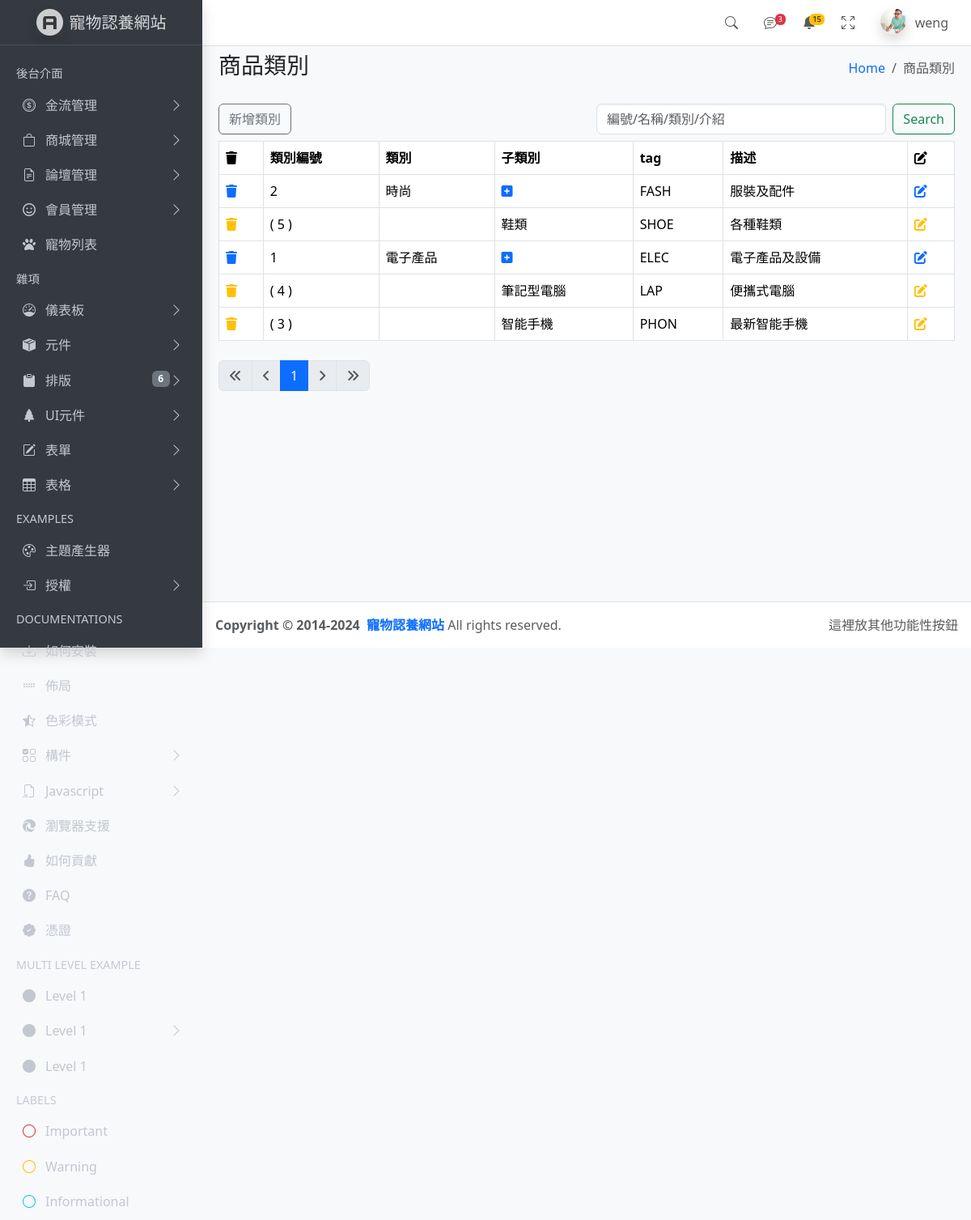
/dist/pages/shop/category.php (signed in), run on the app's committed database.
### tables this page shows
CREATE TABLE `categories` (
  `category_id` int NOT NULL,
  `category_name` varchar(255) NOT NULL,
  `category_tag` varchar(20) NOT NULL,
  `category_description` text,
  `parent_id` int DEFAULT NULL,
  `created_at` datetime NOT NULL DEFAULT CURRENT_TIMESTAMP,
  `updated_at` datetime NOT NULL DEFAULT CURRENT_TIMESTAMP ON UPDATE CURRENT_TIMESTAMP
);

### dist/pages/shop/category.php (the view, shortened to what this page needs)
<?php
require __DIR__ . '/../parts/init.php';
$perPage = 5;
$page = isset($_GET['page']) ? intval($_GET['page']) : 1;
$where = ' WHERE parent_id IS NULL ';
$t_sql = "SELECT COUNT(1)
          FROM
            Categories
          $where";
$totalRows = $pdo->query($t_sql)->fetch(PDO::FETCH_NUM)[0];
$totalPages = ceil($totalRows / $perPage);
$rows = [];
if ($totalRows > 0) {
  $sql = sprintf("SELECT  * FROM Categories
    %s ORDER BY	category_id  DESC LIMIT %d, %d",
    $where,
    ($page - 1) * $perPage,
    $perPage
  );
  $rows = $pdo->query($sql)->fetchAll();
  $sql_child = "SELECT  * FROM Categories
    WHERE parent_id IS NOT NULL ORDER BY	category_id  DESC "
  ;
  $rows_child = $pdo->query($sql_child)->fetchAll();
}
?>
<!DOCTYPE html>
<html lang="en">
<head>
    <link href="https://cdn.jsdelivr.net/npm/bootstrap@5.3.3/dist/css/bootstrap.min.css" rel="stylesheet" />
</head>
<?php include ROOT_PATH . 'dist/pages/parts/head.php' ?>
<body class="layout-fixed sidebar-expand-lg bg-body-tertiary">
    <div class="app-wrapper">
        <?php include ROOT_PATH . 'dist/pages/parts/navbar.php' ?>
        <?php include ROOT_PATH . 'dist/pages/parts/sidebar.php' ?>
        <main class="app-main pt-5">
            <div class="app-content-header">
                <div class="container-fluid">
                    <div class="row">
                        <div class="col-sm-6">
                            <h3 class="mb-0">商品類別</h3>
                        </div>
                        <div class="col-sm-6">
                            <ol class="breadcrumb float-sm-end">
                                <li class="breadcrumb-item"><a href="#">Home</a></li>
                                <li class="breadcrumb-item active" aria-current="page">商品類別</li>
                            </ol>
                        </div>
                    </div>
                </div>
            </div>
            <div class="app-content">
<div class="container">
  <div class="row mt-2 mb-2">
    <div class="col-6">
      <a href="./add-category.php" class="btn btn-outline-secondary" >新增類別</a>
    </div>
    <div class="col-6">
      <form class="d-flex" role="search">
        <input class="form-control me-2" name="keyword"
          value="<?= empty($_GET['keyword']) ? '' : htmlentities($_GET['keyword']) ?>" type="search"
          placeholder="編號/名稱/類別/介紹" aria-label="Search">
        <button class="btn btn-outline-success" type="submit">Search</button>
      </form>
    </div>
  </div>
  <div class="row">
    <div class="col">
      <table class="table table-bordered ">
        <thead>
          <tr class="list-title">
            <th><i class="fa-solid fa-trash"></i></th>
            <th>類別編號</th>
            <th>類別</th>
            <th>子類別</th>
            <th>tag</th>
            <th>描述</th>
            <th><i class="fa-solid fa-pen-to-square"></i></th>
          </tr>
        </thead>
        <tbody>
          <?php foreach ($rows as $r): ?>
            <tr class="list-product">
              <td>
                <a href="javascript:" onclick="deleteCategory(event)">
                  <i class="fa-solid fa-trash"></i>
                </a>
              </td>
              <td><?= $r['category_id'] ?></td>
              <td><?= htmlentities($r['category_name']) ?></td>
              <td><a href="add-childCategory.php?parent_id=<?= $r['category_id'] ?>"><i class="fa-solid fa-square-plus"></i></a></td>
              <td><?= htmlentities($r['category_tag']) ?></td>
              <td><?= htmlentities($r['category_description']) ?></td>
              <td>
                <a href="edit-category.php?category_id=<?= $r['category_id'] ?>">
                  <i class="fa-solid fa-pen-to-square"></i>
                </a>
              </td>
            <?php foreach ($rows_child as $r_child):
              if ($r_child['parent_id'] === $r['category_id']): ?>
                <tr class="list-child">
                  <td>
                    <a href="javascript:" onclick="deleteCategory(event)">
                      <i class="fa-solid fa-trash text-warning"></i>
                    </a>
                  </td>
                  <td>( <?= $r_child['category_id'] ?> )</td>
                  <td></td>
                  <td><?= htmlentities($r_child['category_name']) ?></td>
                  <td><?= htmlentities($r_child['category_tag']) ?></td>
                  <td><?= htmlentities($r_child['category_description']) ?></td>
                  <td>
                    <a href="edit-childCategory.php?parent_name=<?= $r['category_name'] ?>&category_id=<?= $r_child['category_id'] ?>">
                      <i class="fa-solid fa-pen-to-square text-warning"></i>
                    </a>
                  </td>
                </tr>
              <?php endif; endforeach; ?>
          <?php endforeach; ?>
        </tbody>
      </table>
    </div>
  </div>
  <div class="row mt-2">
    <div class="col">
      <?php
      $qs = array_filter($_GET);
      ?>
      <nav aria-label="Page navigation example">
        <ul class="pagination">
          <li class="page-item <?= $page == 1 ? 'disabled' : '' ?>">
            <a class="page-link" href="?<?php $qs['page'] = 1;
            echo http_build_query($qs) ?>">
              <i class="fa-solid fa-angles-left"></i>
            </a>
          </li>
          <li class="page-item <?= $page == 1 ? 'disabled' : '' ?>">
            <a class="page-link" href="?<?php $qs['page'] = $page - 1;
            echo http_build_query($qs) ?>">
              <i class="fa-solid fa-angle-left"></i>
            </a>
          </li>
          <?php for ($i = $page - 5; $i <= $page + 5; $i++):
            if ($i >= 1 and $i <= $totalPages):
              $qs['page'] = $i;
              ?>
              <li class="page-item <?= $i == $page ? 'active' : '' ?>">
                <a class="page-link" href="?<?= http_build_query($qs) ?>"><?= $i ?></a>
              </li>
            <?php endif;
          endfor; ?>
          <li class="page-item <?= $page == $totalPages ? 'disabled' : '' ?>">
            <a class="page-link" href="?<?php $qs['page'] = $page + 1;
            echo http_build_query($qs) ?>">
              <i class="fa-solid fa-angle-right"></i>
            </a>
          </li>
          <li class="page-item <?= $page == $totalPages ? 'disabled' : '' ?>">
            <a class="page-link" href="?<?php $qs['page'] = $totalPages;
            echo http_build_query($qs) ?>">
              <i class="fa-solid fa-angles-right"></i>
            </a>
          </li>
        </ul>
      </nav>
    </div>
  </div>
</div>
            </div>
        </main>
        <?php include ROOT_PATH . 'dist/pages/parts/footer.php' ?>
    </div>
</body>
</html>

### data on the page
categories: category_id "2", category_name "時尚", category_tag "FASH", category_description "服裝及配件"
categories: category_id "5", category_name "鞋類", category_tag "SHOE", category_description "各種鞋類"
categories: category_id "1", category_name "電子產品", category_tag "ELEC", category_description "電子產品及設備"
categories: category_id "4", category_name "筆記型電腦", category_tag "LAP", category_description "便攜式電腦"
categories: category_id "3", category_name "智能手機", category_tag "PHON", category_description "最新智能手機"

### other printed values
$current_account "weng"
